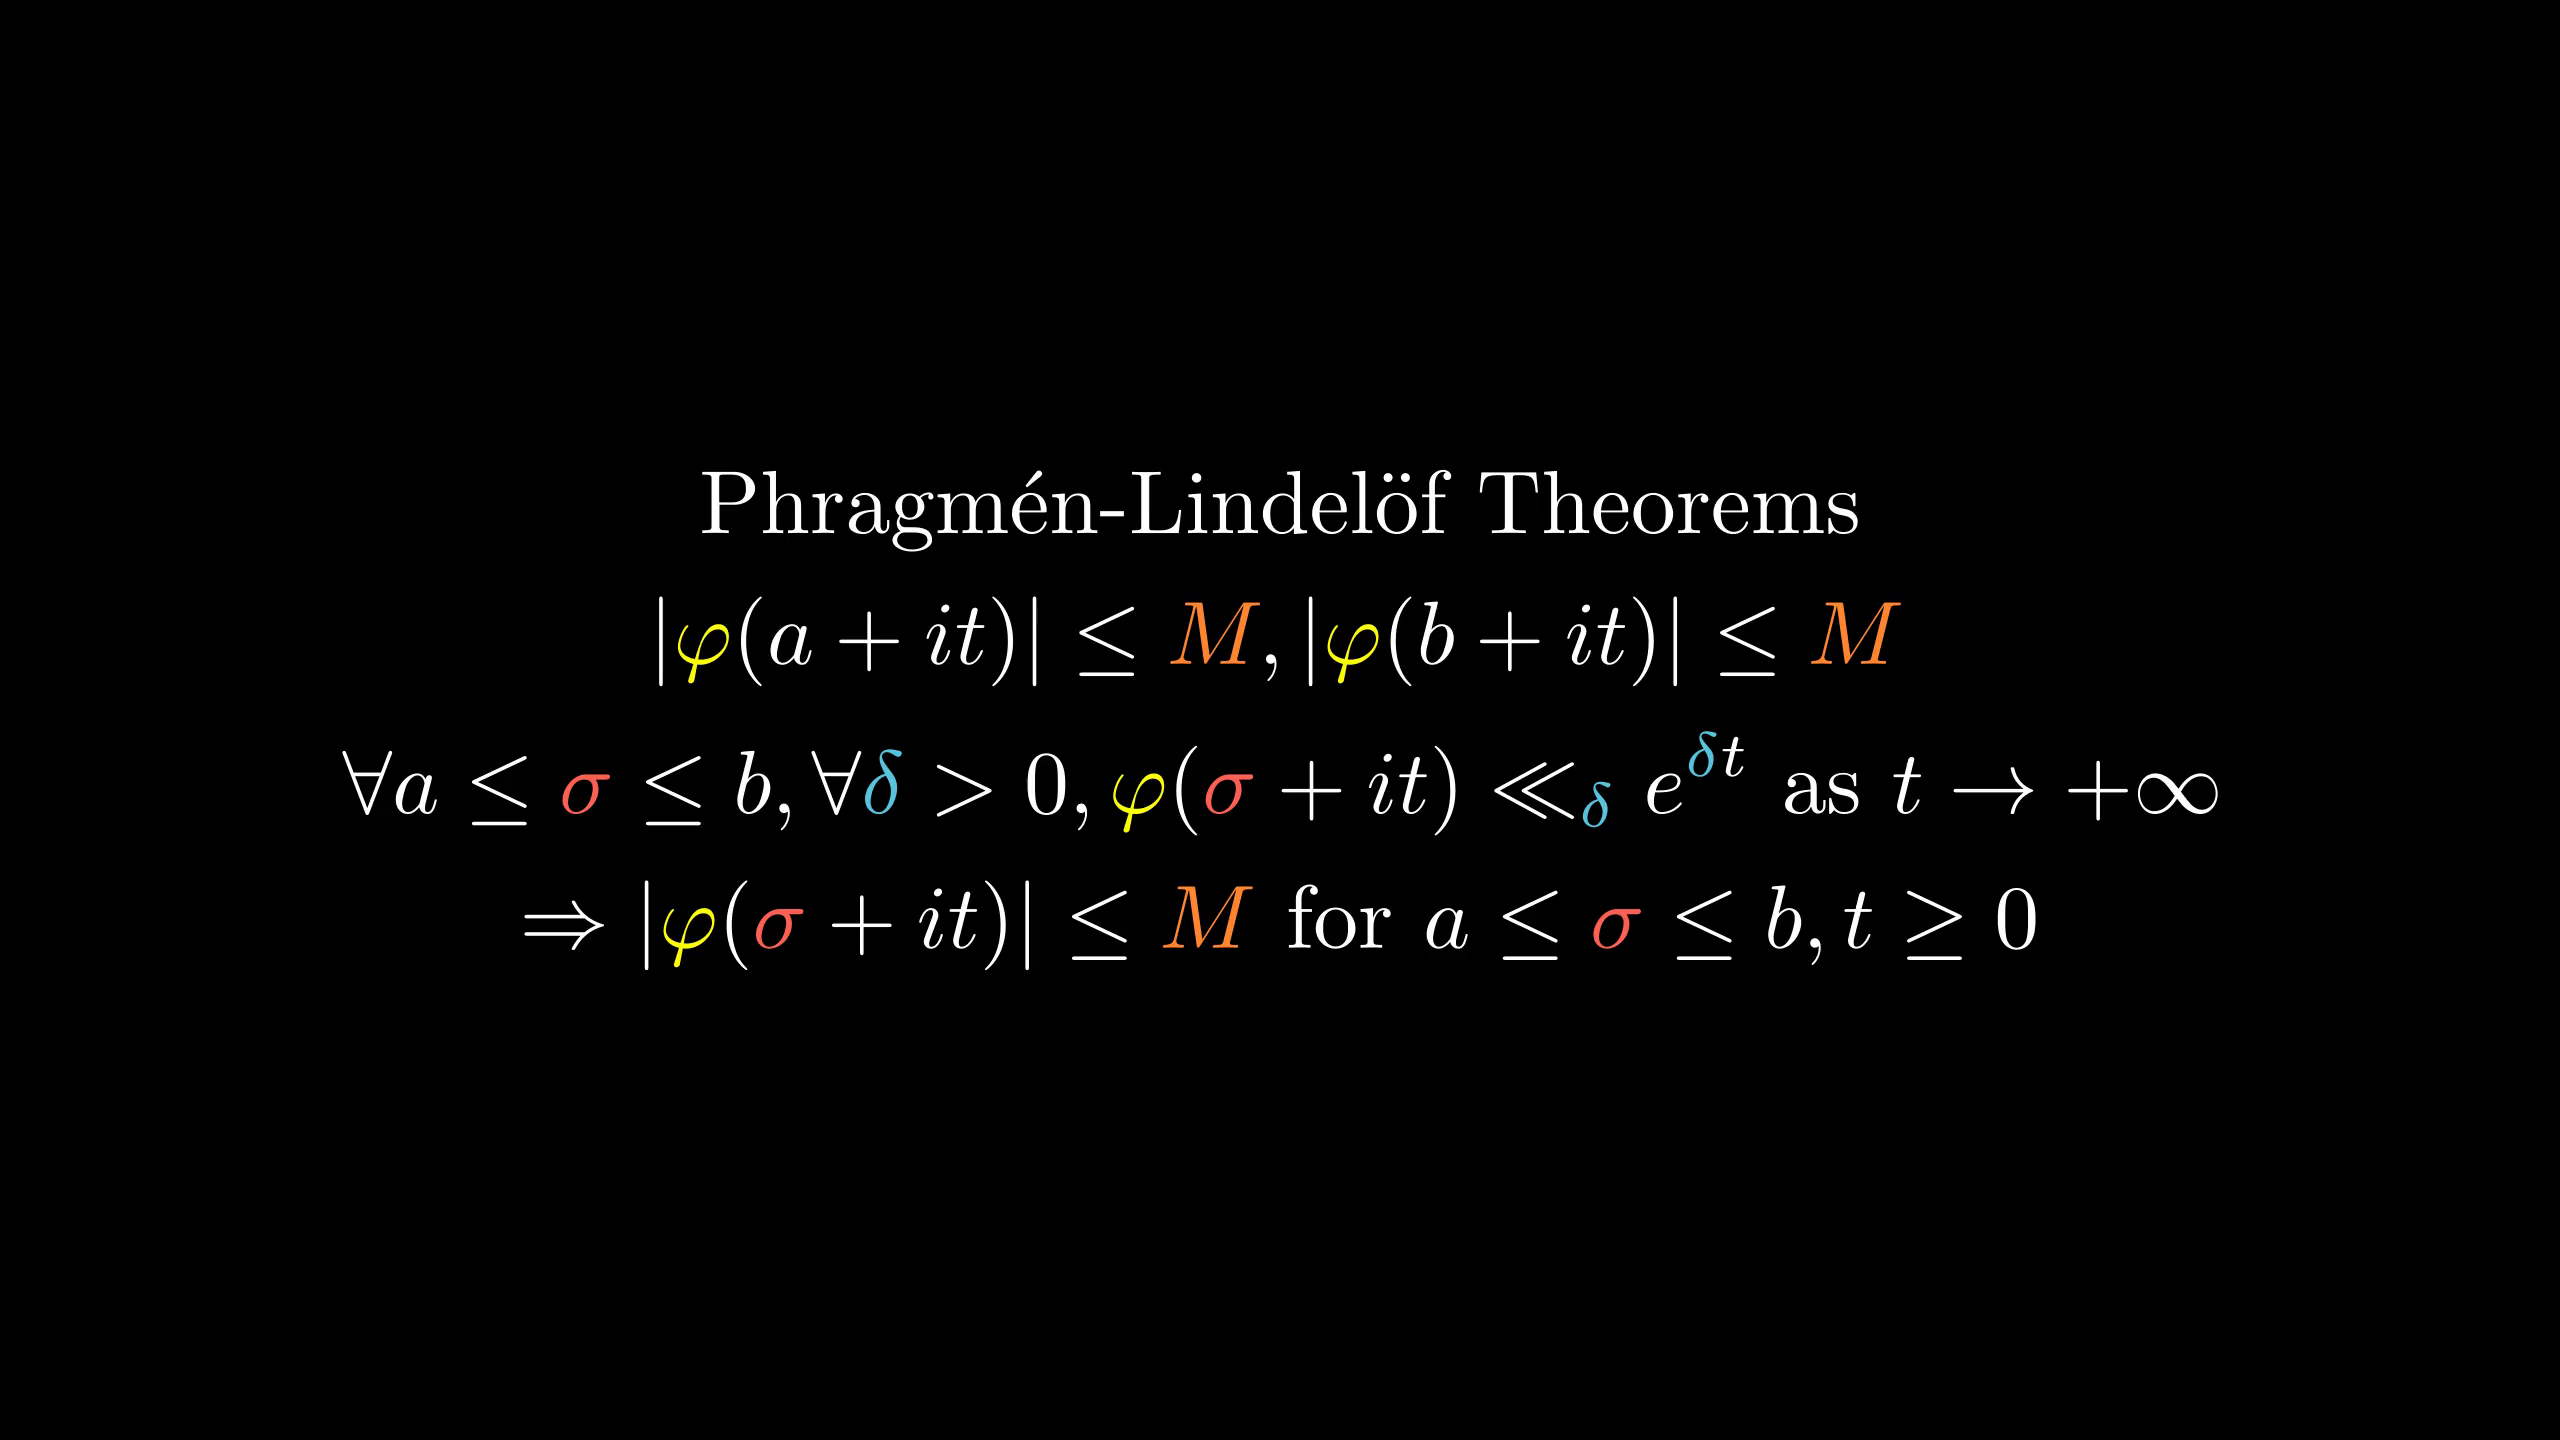

This chart was generated by the following Python code:
from manimlib.imports import *

class FooScene(Scene):
    def construct(self):
        cm={r"\varphi":YELLOW,r"\sigma":RED,r"M":ORANGE,r"\delta":BLUE}
        tit=TextMobject("Phragmén-Lindelöf Theorems")
        eqn=TexMobject(r"|\varphi(a+it)|\le M,|\varphi(b+it)|\le M",
                tex_to_color_map=cm)
        eqn2=TexMobject(r"\forall a\le\sigma\le b,\forall\delta>0,\varphi(\sigma+it)\ll_\delta e^{\delta t}\text{ as }t\to+\infty",
                tex_to_color_map=cm)
        eqn3=TexMobject(r"\Rightarrow|\varphi(\sigma+it)|\le M\text{ for }a\le\sigma\le b,t\ge0",
                tex_to_color_map=cm)
        self.add(VGroup(tit,eqn,eqn2,eqn3).arrange(DOWN))
        self.wait()
